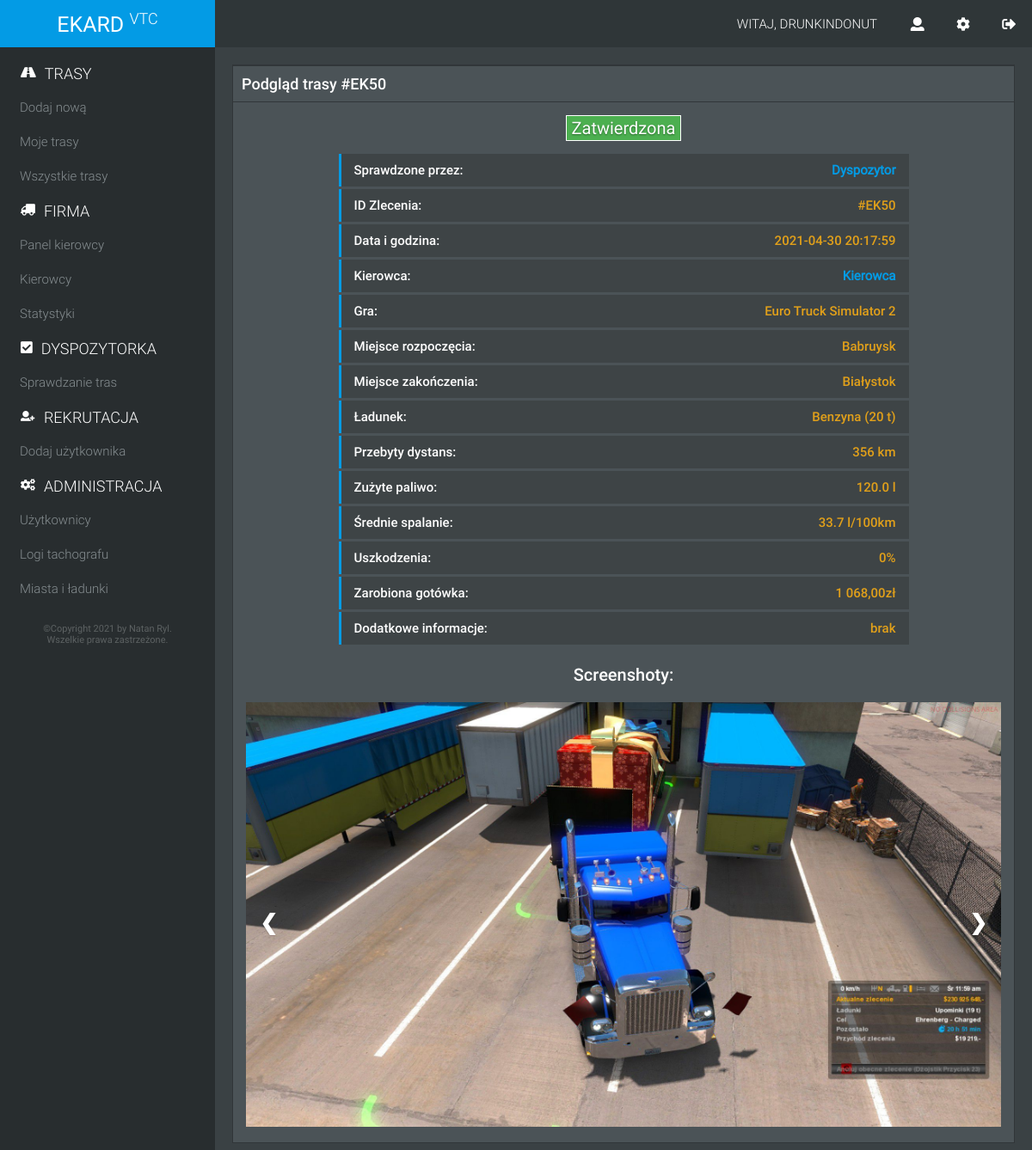
Page /route?id=50 (signed in) on the committed database.
### tables this page shows
CREATE TABLE `routes` (
  `Id` int(11) NOT NULL,
  `DateAndTime` datetime NOT NULL,
  `Login` varchar(50) NOT NULL,
  `Game` varchar(4) NOT NULL,
  `CityFrom` varchar(50) NOT NULL,
  `CityTo` varchar(50) NOT NULL,
  `LoadName` varchar(100) NOT NULL,
  `Distance` int(6) NOT NULL,
  `Fuel` decimal(10,1) NOT NULL,
  `Tonnage` int(3) NOT NULL,
  `Damage` float NOT NULL,
  `AvgFuelConsumption` float NOT NULL,
  `Screenshot1Url` varchar(55) NOT NULL,
  `Screenshot2Url` varchar(55) NOT NULL,
  `Screenshot3Url` varchar(55) NOT NULL,
  `Note` text NOT NULL,
  `EarnedMoney` decimal(10,2) NOT NULL,
  `CheckedBy` varchar(50) NOT NULL,
  `Status` varchar(14) NOT NULL,
  `Reason` text NOT NULL,
  `UserAccept` tinyint(1) NOT NULL DEFAULT 0
);

### db_conn.php (called while the page is built, shortened)
<?php
  	function test_input($data) {
		$data = trim($data);
		$data = stripslashes($data);
		$data = htmlspecialchars($data);
		return $data;
	}
?>

### route.php (the view, shortened to what this page needs)
<?php
	require_once("db_conn.php");
?>
<!DOCTYPE html>
<html lang="pl">
	<head>
	</head>
	<body>
		<?php require_once("header.php"); ?>
		<nav>
			<div class="nav_section">
				<h1><span class="fas fa-road fa-sm" aria-hidden="true"></span>TRASY</h1>
				<ul>
					<a href="new_route" title="Dodaj nową trasę" class="nav_item"><li>Dodaj nową</li></a>
					<a href="my_routes" title="Moje trasy" class="nav_item"><li>Moje trasy</li></a>
					<a href="all_routes" title="Wszystkie trasy" class="nav_item"><li>Wszystkie trasy</li></a>
				</ul>
			</div>
			<div class="nav_section">
				<h1><span class="fas fa-truck fa-xs" aria-hidden="true"></span>FIRMA</h1>
				<ul>
					<a href="index" title="Panel kierowcy" class="nav_item"><li>Panel kierowcy</li></a>
					<a href="drivers" title="Lista kierowców" class="nav_item"><li>Kierowcy</li></a>
					<a href="stats" title="Statystyki" class="nav_item"><li>Statystyki</li></a>
				</ul>
			</div>
			<?php
				$login = $_SESSION["Login"];
				$userRank = mysqli_fetch_row(mysqli_query($conn, "SELECT Rank FROM users WHERE Login = '$login';"));
				$numberRoutesToCheck = mysqli_num_rows(mysqli_query($conn, "SELECT Status FROM routes WHERE Status = 'Oczekuje';"));
				if($userRank[0] == "Programista" OR $userRank[0] == "Właściciel" OR $userRank[0] == "Prezes" OR $userRank[0] == "Dyspozytor" OR $userRank[0] == "VIP"){
					echo '<div class="nav_section">
				<h1><span class="fas fa-check-square fa-sm" aria-hidden="true"></span>DYSPOZYTORKA</h1>
				<ul>
					<a href="check_route" title="Sprawdzanie tras" class="nav_item"><li>Sprawdzanie tras';if($numberRoutesToCheck >= 1){echo '<span class="number_routes_to_check">'.$numberRoutesToCheck.'</span>';}echo '</li></a>
				</ul>
			</div>';
				}
				if($userRank[0] == "Programista" OR $userRank[0] == "Właściciel" OR $userRank[0] == "Prezes" OR $userRank[0] == "Rekruter" OR $userRank[0] == "VIP"){
					echo '<div class="nav_section">
				<h1><span class="fas fa-user-plus fa-xs" aria-hidden="true"></span>REKRUTACJA</h1>
				<ul>
					<a href="add_user" title="Dodaj użytkownika" class="nav_item"><li>Dodaj użytkownika</li></a>
				</ul>
			</div>';
				}
				if($userRank[0] == "Programista" OR $userRank[0] == "Właściciel" OR $userRank[0] == "Prezes"){
					echo '<div class="nav_section">
				<h1><span class="fas fa-cogs fa-xs" aria-hidden="true"></span>ADMINISTRACJA</h1>
				<ul>
					<a href="edit_users" title="Edytuj użytkowników" class="nav_item"><li>Użytkownicy</li></a>
					<a href="tachograph_logs" title="Logi tachografu" class="nav_item"><li>Logi tachografu</li></a>
					<a href="cities_loads" title="Miasta i ładunki" class="nav_item"><li>Miasta i ładunki</li></a>
				</ul>
			</div>';
				}
			?>
			<div class="nav-section">
				<div class="nav_copy">&copy;Copyright <?php echo date("Y"); ?> by <a href="http://steamcommunity.com/id/drunkin_donut" target="_blank">Natan Ryl</a>.<br />Wszelkie prawa zastrzeżone.</div>
			</div>
		</nav>
		<section>
			<?php
				if(isset($_GET["id"])){
					$routeId = test_input($_GET["id"]);
					$getRouteInfo = mysqli_query($conn, "SELECT * FROM routes WHERE Id = '$routeId';");
					$routeInfo = mysqli_fetch_array($getRouteInfo);
					switch ($routeInfo['Status']) {
						case 'Zatwierdzona':
							$statusClass = "confirmed";
							break;
					}
					$routeInfoUserId = mysqli_fetch_array(mysqli_query($conn, "SELECT Id FROM users WHERE Login = \"".$routeInfo['Login']."\";"));
					$routeInfoCheckedId = mysqli_fetch_array(mysqli_query($conn, "SELECT Id FROM users WHERE Login = \"".$routeInfo['CheckedBy']."\";"));
					echo "<div class='block check_single_route'><h1>Podgląd trasy #EK".$routeId."</h1><div class='block_content'><table>";
					echo "<span class='show_route_status ".$statusClass."'>";if($routeInfo['Status'] == 'Oczekuje'){echo "Oczekuje na sprawdzenie";}else{echo $routeInfo['Status'];} echo "</span>";
					if($routeInfo['Status'] != "Oczekuje"){echo "<tr><td>Sprawdzone przez:</td><td><a class='profile_link' href='profile?id=".$routeInfoCheckedId['Id']."' title='".$routeInfo['CheckedBy']."'>".$routeInfo['CheckedBy']."</a></td></tr>";}
					echo "<tr><td>ID Zlecenia:</td><td>#EK".$routeInfo['Id']."</td></tr>";
					echo "<tr><td>Data i godzina:</td><td>".$routeInfo['DateAndTime']."</td></tr>";
					echo "<tr><td>Kierowca:</td><td><a class='profile_link' href='profile?id=".$routeInfoUserId['Id']."' title='".$routeInfo['Login']."'>".$routeInfo['Login']."</a></td></tr>";
					echo "<tr><td>Gra:</td><td>";if($routeInfo['Game'] == 'ats'){echo "American Truck Simulator";}else{echo "Euro Truck Simulator 2";}echo "</td></tr>";
					echo "<tr><td>Miejsce rozpoczęcia:</td><td>".$routeInfo['CityFrom']."</td></tr>";
					echo "<tr><td>Miejsce zakończenia:</td><td>".$routeInfo['CityTo']."</td></tr>";
					echo "<tr><td>Ładunek:</td><td>".$routeInfo['LoadName']." (".$routeInfo['Tonnage']." t)</td></tr>";
					echo "<tr><td>Przebyty dystans:</td><td>".number_format($routeInfo['Distance'], 0, ',', ' ')." km</td></tr>";
					echo "<tr><td>Zużyte paliwo:</td><td>".number_format($routeInfo['Fuel'], 1, '.', ' ')." l</td></tr>";
					echo "<tr><td>Średnie spalanie:</td><td>".number_format($routeInfo['AvgFuelConsumption'], 1, '.', ' ')." l/100km</td></tr>";
					echo "<tr><td>Uszkodzenia:</td><td>".$routeInfo['Damage']."%</td></tr>";
					echo "<tr><td>Zarobiona gotówka:</td><td>".number_format($routeInfo['EarnedMoney'], 2, ',', ' ')."zł</td></tr>";
					echo "<tr><td>Dodatkowe informacje:</td><td>"; if($routeInfo['Note'] == ''){echo "brak";}else{echo $routeInfo['Note'];} echo "</td></tr>";
					echo "</table>";
					echo "<div class ='check_route_screenshots'><h2>Screenshoty:</h2>";
					if($routeInfo['Screenshot1Url'] == 'brak' AND $routeInfo['Screenshot2Url'] == 'brak' AND $routeInfo['Screenshot3Url'] == 'brak'){
						echo "Brak screenshot'ów.";
					}
					else{
						echo '<div class="slideshow-container">';
						if($routeInfo['Screenshot1Url'] != 'brak'){
							echo '<div class="mySlides fade">';
							echo '<img class="scr01" src="img/screenshots/'.$routeInfo['Screenshot1Url'].'" data-zoom-image="img/screenshots/'.$routeInfo['Screenshot1Url'].'" style="width: 100%;" />';
							echo '</div>';
						}
						echo '<a class="prev" onclick="plusSlides(-1)">&#10094;</a>';
						echo '<a class="next" onclick="plusSlides(1)">&#10095;</a>';
						echo '</div></div>';
					}
				}
				else{
					header("Location: index");
				}
			?>
		</section>
	</body>
</html>

### header.php (shortened to what this page needs)
<?php
	$login = $_SESSION["Login"];
	$userId = mysqli_fetch_row(mysqli_query($conn, "SELECT Id FROM users WHERE Login = '$login';"));
?>
<header>
			<a href="index" title="Strona główna" class="header_logo">
				<span>EKARD <sup>VTC</sup></span>
			</a>
			<div class="user_nav_username">
				WITAJ, <?php echo strtoupper($_SESSION["Login"]); ?>
			</div>
			<div class="user_nav_icons">
				<a href="profile?id=<?php echo $userId[0]; ?>" title="Profil" class="user_nav_icon" id="profile"><span class="fas fa-user" aria-hidden="true"></span></a>
				<a href="settings" title="Ustawienia" class="user_nav_icon" id="settings"><span class="fas fa-cog" aria-hidden="true"></span></a>
				<a href="logout" title="Wyloguj" class="user_nav_icon fas fa-sign-out-alt"></a>
			</div>
		</header>

### rows in the picture
routes: Status "Zatwierdzona", CheckedBy "Dyspozytor", Id "50", DateAndTime "2021-04-30 20:17:59", Login "Kierowca", CityFrom "Babruysk", CityTo "Białystok", LoadName "Benzyna", Tonnage "20", Distance "356", Fuel "120.0", AvgFuelConsumption "33.7", Damage "0", EarnedMoney "1 068,00", Screenshot1Url (picture)

### other values in the picture
$_SESSION["Login"] "DRUNKINDONUT"
$routeId "50"
